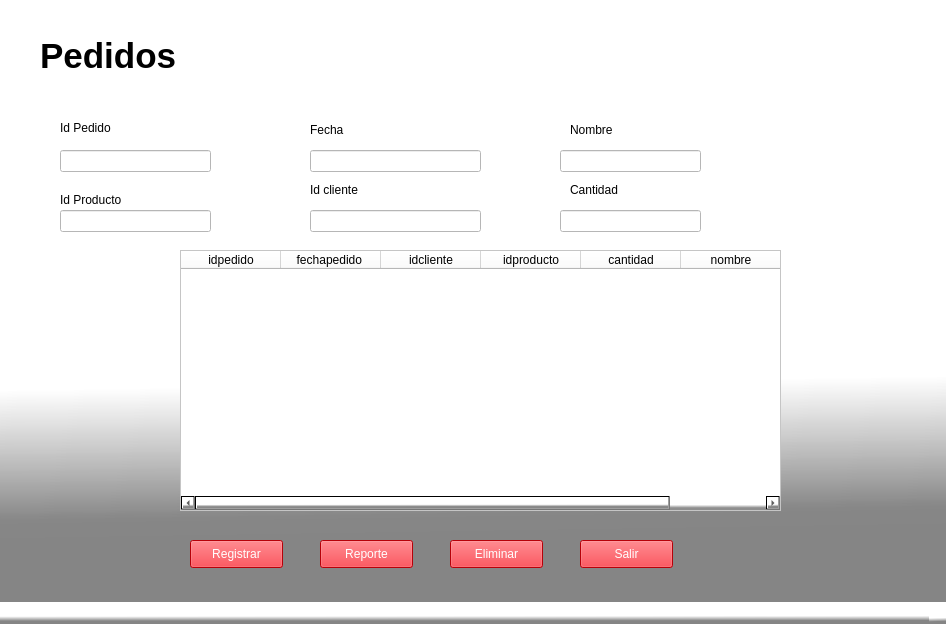
<?xml version="1.0" encoding="UTF-8"?>
<ui version="4.0">
 <class>MainWindow</class>
 <widget class="QMainWindow" name="MainWindow">
  <property name="geometry">
   <rect>
    <x>0</x>
    <y>0</y>
    <width>946</width>
    <height>624</height>
   </rect>
  </property>
  <property name="windowTitle">
   <string>MainWindow</string>
  </property>
  <property name="styleSheet">
   <string notr="true">background-color: qlineargradient(spread:pad, x1:0.487, y1:1, x2:0.478, y2:0.636364, stop:0.402985 rgba(133, 133, 133, 237), stop:1 rgba(255, 255, 255, 255));</string>
  </property>
  <widget class="QWidget" name="centralwidget">
   <widget class="QLabel" name="label_3">
    <property name="geometry">
     <rect>
      <x>60</x>
      <y>120</y>
      <width>111</width>
      <height>16</height>
     </rect>
    </property>
    <property name="styleSheet">
     <string notr="true">background-color: rgb(255, 255, 255);</string>
    </property>
    <property name="text">
     <string>Id Pedido</string>
    </property>
   </widget>
   <widget class="QLineEdit" name="idpedidoInput">
    <property name="geometry">
     <rect>
      <x>60</x>
      <y>150</y>
      <width>151</width>
      <height>22</height>
     </rect>
    </property>
    <property name="styleSheet">
     <string notr="true">background-color: rgb(255, 255, 255);</string>
    </property>
    <property name="text">
     <string/>
    </property>
   </widget>
   <widget class="QLabel" name="label_5">
    <property name="geometry">
     <rect>
      <x>60</x>
      <y>190</y>
      <width>131</width>
      <height>20</height>
     </rect>
    </property>
    <property name="styleSheet">
     <string notr="true">background-color: rgb(255, 255, 255);</string>
    </property>
    <property name="text">
     <string>Id Producto</string>
    </property>
   </widget>
   <widget class="QLineEdit" name="idproductoInput">
    <property name="geometry">
     <rect>
      <x>60</x>
      <y>210</y>
      <width>151</width>
      <height>22</height>
     </rect>
    </property>
    <property name="styleSheet">
     <string notr="true">background-color: rgb(255, 255, 255);</string>
    </property>
    <property name="text">
     <string/>
    </property>
   </widget>
   <widget class="QLabel" name="label_6">
    <property name="geometry">
     <rect>
      <x>310</x>
      <y>120</y>
      <width>55</width>
      <height>20</height>
     </rect>
    </property>
    <property name="styleSheet">
     <string notr="true">background-color: rgb(255, 255, 255);</string>
    </property>
    <property name="text">
     <string>Fecha</string>
    </property>
   </widget>
   <widget class="QLabel" name="label_9">
    <property name="geometry">
     <rect>
      <x>310</x>
      <y>180</y>
      <width>55</width>
      <height>20</height>
     </rect>
    </property>
    <property name="styleSheet">
     <string notr="true">background-color: rgb(255, 255, 255);</string>
    </property>
    <property name="text">
     <string>Id cliente</string>
    </property>
   </widget>
   <widget class="QTableWidget" name="pedidosTable">
    <property name="geometry">
     <rect>
      <x>180</x>
      <y>250</y>
      <width>601</width>
      <height>261</height>
     </rect>
    </property>
    <property name="styleSheet">
     <string notr="true">background-color: rgb(255, 255, 255);</string>
    </property>
    <column>
     <property name="text">
      <string>idpedido</string>
     </property>
    </column>
    <column>
     <property name="text">
      <string>fechapedido </string>
     </property>
    </column>
    <column>
     <property name="text">
      <string>idcliente</string>
     </property>
    </column>
    <column>
     <property name="text">
      <string>idproducto</string>
     </property>
    </column>
    <column>
     <property name="text">
      <string>cantidad</string>
     </property>
    </column>
    <column>
     <property name="text">
      <string>nombre</string>
     </property>
    </column>
   </widget>
   <widget class="QPushButton" name="btnSalir">
    <property name="geometry">
     <rect>
      <x>580</x>
      <y>540</y>
      <width>93</width>
      <height>28</height>
     </rect>
    </property>
    <property name="styleSheet">
     <string notr="true">background-color: rgb(255, 255, 255);
color: rgb(255, 255, 255);
background-color: rgb(255, 1, 13);</string>
    </property>
    <property name="text">
     <string>Salir</string>
    </property>
   </widget>
   <widget class="QLineEdit" name="fechapedidoInput">
    <property name="geometry">
     <rect>
      <x>310</x>
      <y>150</y>
      <width>171</width>
      <height>22</height>
     </rect>
    </property>
    <property name="styleSheet">
     <string notr="true">background-color: rgb(255, 255, 255);</string>
    </property>
   </widget>
   <widget class="QLineEdit" name="idclienteInput">
    <property name="geometry">
     <rect>
      <x>310</x>
      <y>210</y>
      <width>171</width>
      <height>22</height>
     </rect>
    </property>
    <property name="styleSheet">
     <string notr="true">background-color: rgb(255, 255, 255);</string>
    </property>
   </widget>
   <widget class="QLabel" name="label_7">
    <property name="geometry">
     <rect>
      <x>40</x>
      <y>30</y>
      <width>591</width>
      <height>51</height>
     </rect>
    </property>
    <property name="font">
     <font>
      <pointsize>26</pointsize>
      <weight>75</weight>
      <bold>true</bold>
     </font>
    </property>
    <property name="styleSheet">
     <string notr="true">background-color: rgb(255, 255, 255);</string>
    </property>
    <property name="text">
     <string>Pedidos</string>
    </property>
   </widget>
   <widget class="QLabel" name="label_8">
    <property name="geometry">
     <rect>
      <x>720</x>
      <y>10</y>
      <width>181</width>
      <height>131</height>
     </rect>
    </property>
    <property name="styleSheet">
     <string notr="true">background-color: rgb(255, 255, 255);
border-image: url(:/cct/Imagen de WhatsApp 2024-08-13 a las 20.52.17_e647f5ba.jpg);</string>
    </property>
    <property name="text">
     <string/>
    </property>
   </widget>
   <widget class="QPushButton" name="addButton">
    <property name="geometry">
     <rect>
      <x>190</x>
      <y>540</y>
      <width>93</width>
      <height>28</height>
     </rect>
    </property>
    <property name="styleSheet">
     <string notr="true">background-color: rgb(255, 255, 255);
color: rgb(255, 255, 255);
background-color: rgb(255, 1, 13);</string>
    </property>
    <property name="text">
     <string>Registrar</string>
    </property>
   </widget>
   <widget class="QLineEdit" name="nombreInput">
    <property name="geometry">
     <rect>
      <x>560</x>
      <y>150</y>
      <width>141</width>
      <height>22</height>
     </rect>
    </property>
    <property name="styleSheet">
     <string notr="true">background-color: rgb(255, 255, 255);</string>
    </property>
    <property name="text">
     <string/>
    </property>
   </widget>
   <widget class="QLabel" name="label_10">
    <property name="geometry">
     <rect>
      <x>570</x>
      <y>120</y>
      <width>55</width>
      <height>20</height>
     </rect>
    </property>
    <property name="styleSheet">
     <string notr="true">background-color: rgb(255, 255, 255);</string>
    </property>
    <property name="text">
     <string>Nombre</string>
    </property>
   </widget>
   <widget class="QLabel" name="label_11">
    <property name="geometry">
     <rect>
      <x>570</x>
      <y>180</y>
      <width>55</width>
      <height>20</height>
     </rect>
    </property>
    <property name="styleSheet">
     <string notr="true">background-color: rgb(255, 255, 255);</string>
    </property>
    <property name="text">
     <string>Cantidad</string>
    </property>
   </widget>
   <widget class="QLineEdit" name="cantidadInput">
    <property name="geometry">
     <rect>
      <x>560</x>
      <y>210</y>
      <width>141</width>
      <height>22</height>
     </rect>
    </property>
    <property name="styleSheet">
     <string notr="true">background-color: rgb(255, 255, 255);</string>
    </property>
    <property name="text">
     <string/>
    </property>
   </widget>
   <widget class="QPushButton" name="deleteButton">
    <property name="geometry">
     <rect>
      <x>450</x>
      <y>540</y>
      <width>93</width>
      <height>28</height>
     </rect>
    </property>
    <property name="styleSheet">
     <string notr="true">background-color: rgb(255, 255, 255);
color: rgb(255, 255, 255);
background-color: rgb(255, 1, 13);</string>
    </property>
    <property name="text">
     <string>Eliminar</string>
    </property>
   </widget>
   <widget class="QPushButton" name="reporte">
    <property name="geometry">
     <rect>
      <x>320</x>
      <y>540</y>
      <width>93</width>
      <height>28</height>
     </rect>
    </property>
    <property name="styleSheet">
     <string notr="true">background-color: rgb(255, 255, 255);
color: rgb(255, 255, 255);
background-color: rgb(255, 1, 13);</string>
    </property>
    <property name="text">
     <string>Reporte</string>
    </property>
   </widget>
  </widget>
  <widget class="QStatusBar" name="statusbar"/>
 </widget>
 <resources>
  <include location="Imagenes/imagenes dent.qrc"/>
 </resources>
 <connections/>
</ui>
